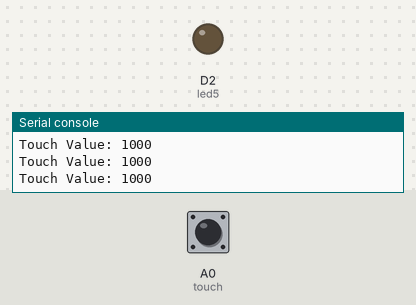
Simulated run of this program. Board: CircuitPython board. Shown: output pins drawn as LEDs (lit = HIGH), the last lines printed to the serial console. The inputs (shaded band) are chosen by the test bench; at power-on: A0 (touch) LOW. Touch pads read as touched when driven HIGH.

Above: at 1.2 s.
1.3 s: A0 (touch) pulled HIGH for 0.25 s
At 1.5 s:
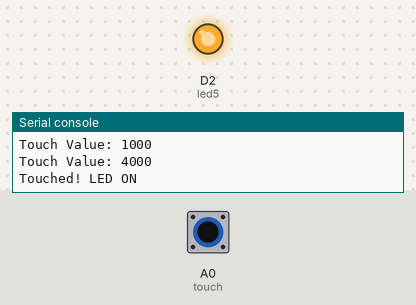
3.1 s: A0 (touch) pulled HIGH for 3.2 s
At 7.1 s:
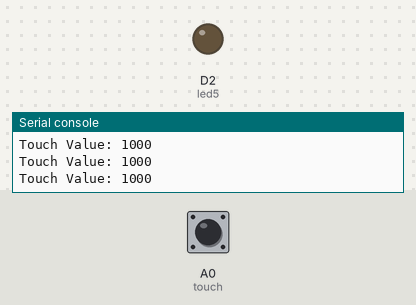
Timing chart, 0 to 8.6 s (numbered marks = the images above; inputs shaded):
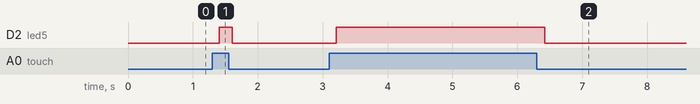

The program:

main.py
```python
import board, time
import digitalio
import touchio
# Assign pin D4 (External LED)
led5 = digitalio.DigitalInOut(board.D2)
# Assign Capacitive touch on A0 (Using Analog for raw_value)
touch = touchio.TouchIn(board.A0)
# Set IO Direction
led5.direction = digitalio.Direction.OUTPUT
# Main Loop
while True:
    # Read Touch Raw Value
    tval = touch.raw_value
    # Serial Output Touch Values
    print("Touch Value:", tval)
    if tval > 3500:
        print("Touched! LED ON")
        led5.value = True
    else:
        led5.value = False
    # Pause for 0.2 second
    time.sleep(0.2)
```

Measured:
- after the input at 1.3 s, D2 (led5): LOW → HIGH after 0.11 s, → LOW 0.20 s later
- after the input at 3.1 s, D2 (led5): LOW → HIGH after 0.11 s, → LOW 3.2 s later
